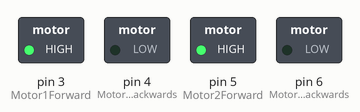
This sketch was run on a simulated Arduino Uno, built with avr-gcc and run on an emulated ATmega328P. On the bench: switched loads named in the sketch (green lamp = pin HIGH).

Above: at 1.0 s.
At 3.0 s:
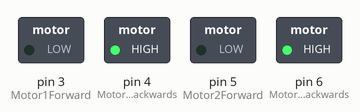
At 5.0 s:
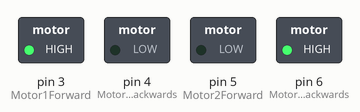
At 7.0 s:
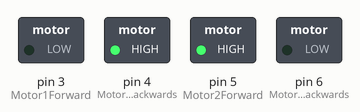
At 9.0 s:
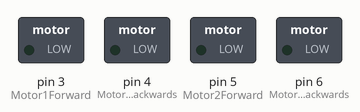
Timing chart, 0 to 13.0 s (numbered marks = the images above):
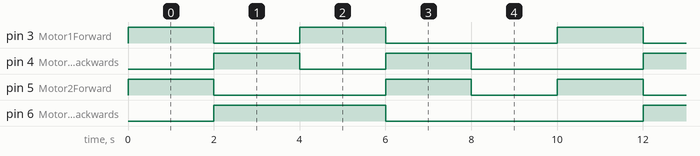

The sketch:

MotorRelayTesting.ino
```cpp
/*
 * Danielle Le 
 * Team Handroid 
 * 7/19/17 
 * This code acts as a motor controller for 8 relays! 
 */
#define Motor1Forward 3 //Forwards Pin3 to IN1
#define Motor1Backwards 4 //Backwards Pin4 to IN2
#define Motor2Forward 5 //Forwards Pin5 to IN3 
#define Motor2Backwards 6 //Backwards Pin6 to IN4

/*          \|/   \|/
  *          ________
  *   1   0 |         | 0  2
  *       ` |         | 
  *       ` |         |
  *        `|         | 
  *   3   0 |         | 0   4
  *       ` -----------
  * 
  * 
*/

void setup() {//Setup runs once
  pinMode(Motor1Forward, OUTPUT); //Sets forwards as output
  pinMode(Motor1Backwards, OUTPUT); //Sets backwards as output
  pinMode(Motor2Forward, OUTPUT); //Sets forwards as output
  pinMode(Motor2Backwards, OUTPUT); //Sets backwards as output
}

void MoveForward () {
  digitalWrite(Motor1Backwards, LOW);
  digitalWrite(Motor2Backwards, LOW);
  // 1 millisecond 
  delay (1);
  digitalWrite(Motor1Forward, HIGH);
  digitalWrite(Motor2Forward, HIGH);
}

void MoveBackwards () {
  digitalWrite(Motor1Forward, LOW);
  digitalWrite(Motor2Forward, LOW);
  // 1 millisecond 
  delay(1);
  digitalWrite(Motor1Backwards, HIGH);
  digitalWrite(Motor2Backwards, HIGH);
}

void TurnLeft () {
  digitalWrite(Motor1Forward, LOW);
  digitalWrite(Motor2Backwards, LOW);
  // 1 millisecond 
  delay(1);
  digitalWrite(Motor1Backwards, HIGH);
  digitalWrite(Motor2Forward, HIGH);  
}

void TurnRight () {
  digitalWrite(Motor1Backwards, LOW);
  digitalWrite(Motor2Forward, LOW);
  // 1 millisecond 
  delay (1);
  digitalWrite(Motor1Forward, HIGH);
  digitalWrite(Motor2Backwards, HIGH);
}

void Stop () {
  digitalWrite(Motor1Backwards, LOW);
  digitalWrite(Motor2Forward, LOW);
  digitalWrite(Motor1Forward, LOW);
  digitalWrite(Motor2Backwards, LOW);
  // 1 millisecond 
  delay (1);
}


void loop() { //Loop runs forever//
  MoveForward();
  delay(2000);
  MoveBackwards();
  delay(2000);
  TurnRight();
  delay(2000);
  TurnLeft();
  delay(2000);
  Stop();
  delay(2000);
}
```

Measured:
- by itself, pin 3 (Motor1Forward), pin 4 (Motor1Backwards): repeats every 10.0 s: LOW 2.0 s, HIGH 2.0 s, LOW 4.0 s, HIGH 2.0 s
- by itself, pin 5 (Motor2Forward): repeats every 10.0 s: LOW 4.0 s, HIGH 2.0 s, LOW 2.0 s, HIGH 2.0 s
- by itself, pin 6 (Motor2Backwards): alternates HIGH for 4.0 s and LOW for 6.0 s
